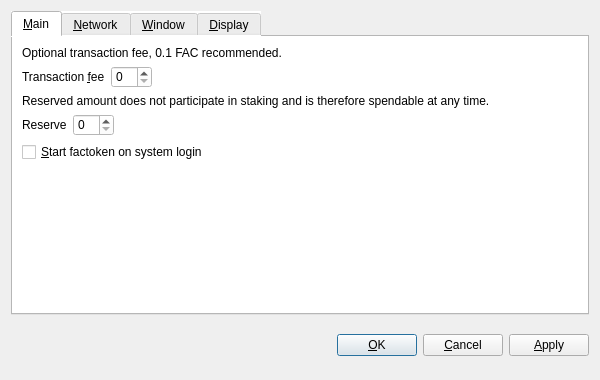
<?xml version="1.0" encoding="UTF-8"?>
<ui version="4.0">
 <class>OptionsDialog</class>
 <widget class="QDialog" name="OptionsDialog">
  <property name="geometry">
   <rect>
    <x>0</x>
    <y>0</y>
    <width>600</width>
    <height>380</height>
   </rect>
  </property>
  <property name="windowTitle">
   <string>Options</string>
  </property>
  <property name="modal">
   <bool>true</bool>
  </property>
  <layout class="QVBoxLayout" name="verticalLayout">
   <item>
    <widget class="QTabWidget" name="tabWidget">
     <property name="styleSheet">
      <string notr="true">background-color: rgb(255, 255, 255);</string>
     </property>
     <property name="tabPosition">
      <enum>QTabWidget::North</enum>
     </property>
     <property name="currentIndex">
      <number>0</number>
     </property>
     <widget class="QWidget" name="tabMain">
      <attribute name="title">
       <string>&amp;Main</string>
      </attribute>
      <layout class="QVBoxLayout" name="verticalLayout_Main">
       <item>
        <widget class="QLabel" name="transactionFeeInfoLabel">
         <property name="text">
          <string>Optional transaction fee, 0.1 FAC recommended.</string>
         </property>
         <property name="textFormat">
          <enum>Qt::PlainText</enum>
         </property>
         <property name="wordWrap">
          <bool>true</bool>
         </property>
        </widget>
       </item>
       <item>
        <layout class="QHBoxLayout" name="horizontalLayouTransactionFee">
         <item>
          <widget class="QLabel" name="transactionFeeLabel">
           <property name="text">
            <string>Transaction &amp;fee</string>
           </property>
           <property name="textFormat">
            <enum>Qt::PlainText</enum>
           </property>
           <property name="buddy">
            <cstring>transactionFee</cstring>
           </property>
          </widget>
         </item>
         <item>
          <widget class="BitcoinFeeField" name="transactionFee"/>
         </item>
         <item>
          <spacer name="horizontalSpacerTransactionFee">
           <property name="orientation">
            <enum>Qt::Horizontal</enum>
           </property>
           <property name="sizeHint" stdset="0">
            <size>
             <width>40</width>
             <height>20</height>
            </size>
           </property>
          </spacer>
         </item>
        </layout>
       </item>
       <item>
        <widget class="QLabel" name="reserveBalanceInfoLabel">
         <property name="text">
          <string>Reserved amount does not participate in staking and is therefore spendable at any time.</string>
         </property>
         <property name="textFormat">
          <enum>Qt::PlainText</enum>
         </property>
         <property name="wordWrap">
          <bool>true</bool>
         </property>
        </widget>
       </item>
       <item>
        <layout class="QHBoxLayout" name="horizontalLayoutReserveBalance">
         <item>
          <widget class="QLabel" name="reserveBalanceLabel">
           <property name="text">
            <string>Reserve</string>
           </property>
           <property name="textFormat">
            <enum>Qt::PlainText</enum>
           </property>
           <property name="buddy">
            <cstring>reserveBalance</cstring>
           </property>
          </widget>
         </item>
         <item>
          <widget class="BitcoinAmountField" name="reserveBalance"/>
         </item>
         <item>
          <spacer name="horizontalSpacerReserveBalance">
           <property name="orientation">
            <enum>Qt::Horizontal</enum>
           </property>
           <property name="sizeHint" stdset="0">
            <size>
             <width>40</width>
             <height>20</height>
            </size>
           </property>
          </spacer>
         </item>
        </layout>
       </item>
       <item>
        <widget class="QCheckBox" name="bitcoinAtStartup">
         <property name="toolTip">
          <string>Automatically start factoken after logging in to the system.</string>
         </property>
         <property name="text">
          <string>&amp;Start factoken on system login</string>
         </property>
        </widget>
       </item>
       <item>
        <spacer name="verticalSpacer_Main">
         <property name="orientation">
          <enum>Qt::Vertical</enum>
         </property>
         <property name="sizeHint" stdset="0">
          <size>
           <width>20</width>
           <height>40</height>
          </size>
         </property>
        </spacer>
       </item>
      </layout>
     </widget>
     <widget class="QWidget" name="tabNetwork">
      <attribute name="title">
       <string>&amp;Network</string>
      </attribute>
      <layout class="QVBoxLayout" name="verticalLayout_Network">
       <item>
        <widget class="QCheckBox" name="mapPortUpnp">
         <property name="toolTip">
          <string>Automatically open the Factoken client port on the router. This only works when your router supports UPnP and it is enabled.</string>
         </property>
         <property name="text">
          <string>Map port using &amp;UPnP</string>
         </property>
        </widget>
       </item>
       <item>
        <widget class="QCheckBox" name="connectSocks">
         <property name="toolTip">
          <string>Connect to the Factoken network through a SOCKS5 proxy (e.g. when connecting through Tor).</string>
         </property>
         <property name="text">
          <string>&amp;Connect through SOCKS5 proxy:</string>
         </property>
        </widget>
       </item>
       <item>
        <layout class="QHBoxLayout" name="horizontalLayout_Network">
         <item>
          <widget class="QLabel" name="proxyIpLabel">
           <property name="text">
            <string>Proxy &amp;IP:</string>
           </property>
           <property name="textFormat">
            <enum>Qt::PlainText</enum>
           </property>
           <property name="buddy">
            <cstring>proxyIp</cstring>
           </property>
          </widget>
         </item>
         <item>
          <widget class="QValidatedLineEdit" name="proxyIp">
           <property name="maximumSize">
            <size>
             <width>140</width>
             <height>16777215</height>
            </size>
           </property>
           <property name="toolTip">
            <string>IP address of the proxy (e.g. 127.0.0.1)</string>
           </property>
          </widget>
         </item>
         <item>
          <widget class="QLabel" name="proxyPortLabel">
           <property name="text">
            <string>&amp;Port:</string>
           </property>
           <property name="textFormat">
            <enum>Qt::PlainText</enum>
           </property>
           <property name="buddy">
            <cstring>proxyPort</cstring>
           </property>
          </widget>
         </item>
         <item>
          <widget class="QLineEdit" name="proxyPort">
           <property name="maximumSize">
            <size>
             <width>55</width>
             <height>16777215</height>
            </size>
           </property>
           <property name="toolTip">
            <string>Port of the proxy (e.g. 9050)</string>
           </property>
          </widget>
         </item>
         <item>
          <spacer name="horizontalSpacer_Network">
           <property name="orientation">
            <enum>Qt::Horizontal</enum>
           </property>
           <property name="sizeHint" stdset="0">
            <size>
             <width>40</width>
             <height>20</height>
            </size>
           </property>
          </spacer>
         </item>
        </layout>
       </item>
       <item>
        <spacer name="verticalSpacer_Network">
         <property name="orientation">
          <enum>Qt::Vertical</enum>
         </property>
         <property name="sizeHint" stdset="0">
          <size>
           <width>20</width>
           <height>40</height>
          </size>
         </property>
        </spacer>
       </item>
      </layout>
     </widget>
     <widget class="QWidget" name="tabWindow">
      <attribute name="title">
       <string>&amp;Window</string>
      </attribute>
      <layout class="QVBoxLayout" name="verticalLayout_Window">
       <item>
        <widget class="QCheckBox" name="minimizeToTray">
         <property name="toolTip">
          <string>Show only a tray icon after minimizing the window.</string>
         </property>
         <property name="text">
          <string>&amp;Minimize to the tray instead of the taskbar</string>
         </property>
        </widget>
       </item>
       <item>
        <widget class="QCheckBox" name="minimizeOnClose">
         <property name="toolTip">
          <string>Minimize instead of exit the application when the window is closed. When this option is enabled, the application will be closed only after selecting Quit in the menu.</string>
         </property>
         <property name="text">
          <string>M&amp;inimize on close</string>
         </property>
        </widget>
       </item>
       <item>
        <spacer name="verticalSpacer_Window">
         <property name="orientation">
          <enum>Qt::Vertical</enum>
         </property>
         <property name="sizeHint" stdset="0">
          <size>
           <width>20</width>
           <height>40</height>
          </size>
         </property>
        </spacer>
       </item>
      </layout>
     </widget>
     <widget class="QWidget" name="tabDisplay">
      <attribute name="title">
       <string>&amp;Display</string>
      </attribute>
      <layout class="QVBoxLayout" name="verticalLayout_Display">
       <item>
        <layout class="QHBoxLayout" name="horizontalLayout_1_Display">
         <item>
          <widget class="QLabel" name="langLabel">
           <property name="text">
            <string>User Interface &amp;language:</string>
           </property>
           <property name="textFormat">
            <enum>Qt::PlainText</enum>
           </property>
           <property name="buddy">
            <cstring>lang</cstring>
           </property>
          </widget>
         </item>
         <item>
          <widget class="QValueComboBox" name="lang">
           <property name="toolTip">
            <string>The user interface language can be set here. This setting will take effect after restarting factoken.</string>
           </property>
          </widget>
         </item>
        </layout>
       </item>
       <item>
        <layout class="QHBoxLayout" name="horizontalLayout_2_Display">
         <item>
          <widget class="QLabel" name="unitLabel">
           <property name="text">
            <string>&amp;Unit to show amounts in:</string>
           </property>
           <property name="textFormat">
            <enum>Qt::PlainText</enum>
           </property>
           <property name="buddy">
            <cstring>unit</cstring>
           </property>
          </widget>
         </item>
         <item>
          <widget class="QValueComboBox" name="unit">
           <property name="toolTip">
            <string>Choose the default subdivision unit to show in the interface and when sending coins.</string>
           </property>
          </widget>
         </item>
        </layout>
       </item>
       <item>
        <widget class="QCheckBox" name="coinControlFeatures">
         <property name="toolTip">
          <string>Whether to show coin control features or not.</string>
         </property>
         <property name="text">
          <string>Display coin &amp;control features (experts only!)</string>
         </property>
        </widget>
       </item>
       <item>
        <spacer name="verticalSpacer_Display">
         <property name="orientation">
          <enum>Qt::Vertical</enum>
         </property>
         <property name="sizeHint" stdset="0">
          <size>
           <width>20</width>
           <height>40</height>
          </size>
         </property>
        </spacer>
       </item>
      </layout>
     </widget>
    </widget>
   </item>
   <item>
    <layout class="QHBoxLayout" name="horizontalLayout_Buttons">
     <item>
      <spacer name="horizontalSpacer_1">
       <property name="orientation">
        <enum>Qt::Horizontal</enum>
       </property>
       <property name="sizeHint" stdset="0">
        <size>
         <width>40</width>
         <height>48</height>
        </size>
       </property>
      </spacer>
     </item>
     <item>
      <widget class="QLabel" name="statusLabel">
       <property name="font">
        <font>
         <weight>75</weight>
         <bold>true</bold>
        </font>
       </property>
       <property name="text">
        <string/>
       </property>
       <property name="textFormat">
        <enum>Qt::PlainText</enum>
       </property>
       <property name="wordWrap">
        <bool>true</bool>
       </property>
      </widget>
     </item>
     <item>
      <spacer name="horizontalSpacer_2">
       <property name="orientation">
        <enum>Qt::Horizontal</enum>
       </property>
       <property name="sizeHint" stdset="0">
        <size>
         <width>40</width>
         <height>48</height>
        </size>
       </property>
      </spacer>
     </item>
     <item>
      <widget class="QPushButton" name="okButton">
       <property name="text">
        <string>&amp;OK</string>
       </property>
      </widget>
     </item>
     <item>
      <widget class="QPushButton" name="cancelButton">
       <property name="text">
        <string>&amp;Cancel</string>
       </property>
       <property name="autoDefault">
        <bool>false</bool>
       </property>
      </widget>
     </item>
     <item>
      <widget class="QPushButton" name="applyButton">
       <property name="text">
        <string>&amp;Apply</string>
       </property>
       <property name="autoDefault">
        <bool>false</bool>
       </property>
      </widget>
     </item>
    </layout>
   </item>
  </layout>
 </widget>
 <customwidgets>
  <customwidget>
   <class>BitcoinAmountField</class>
   <extends>QSpinBox</extends>
   <header>bitcoinamountfield.h</header>
  </customwidget>
  <customwidget>
   <class>BitcoinFeeField</class>
   <extends>QSpinBox</extends>
   <header>bitcoinfeefield.h</header>
  </customwidget>
  <customwidget>
   <class>QValueComboBox</class>
   <extends>QComboBox</extends>
   <header>qvaluecombobox.h</header>
  </customwidget>
  <customwidget>
   <class>QValidatedLineEdit</class>
   <extends>QLineEdit</extends>
   <header>qvalidatedlineedit.h</header>
  </customwidget>
 </customwidgets>
 <resources/>
 <connections/>
</ui>
